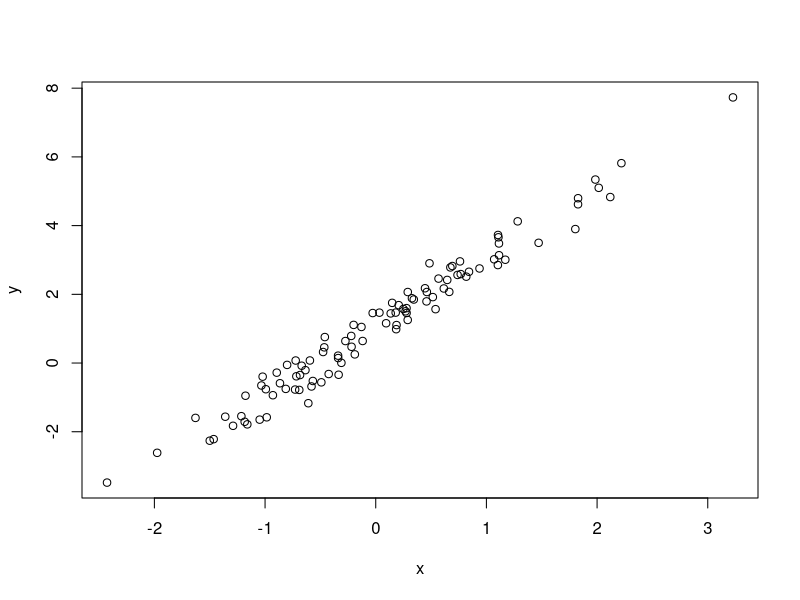
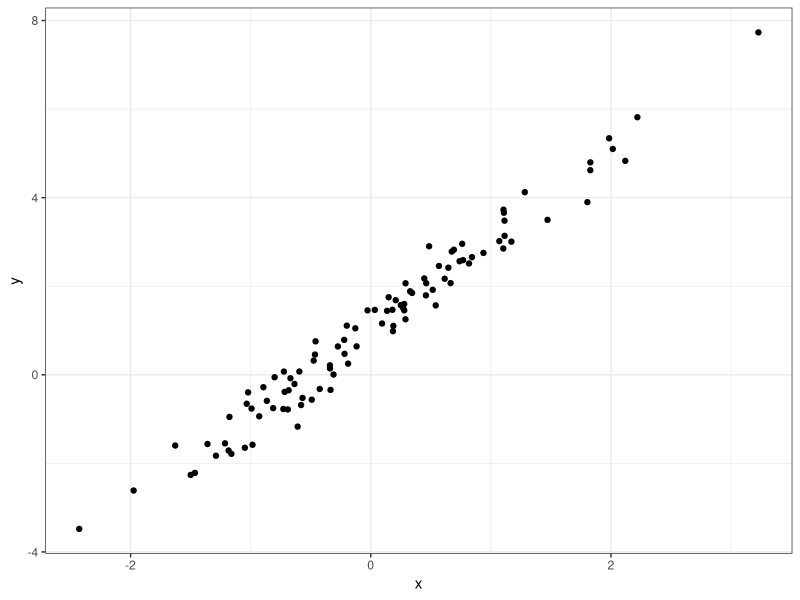
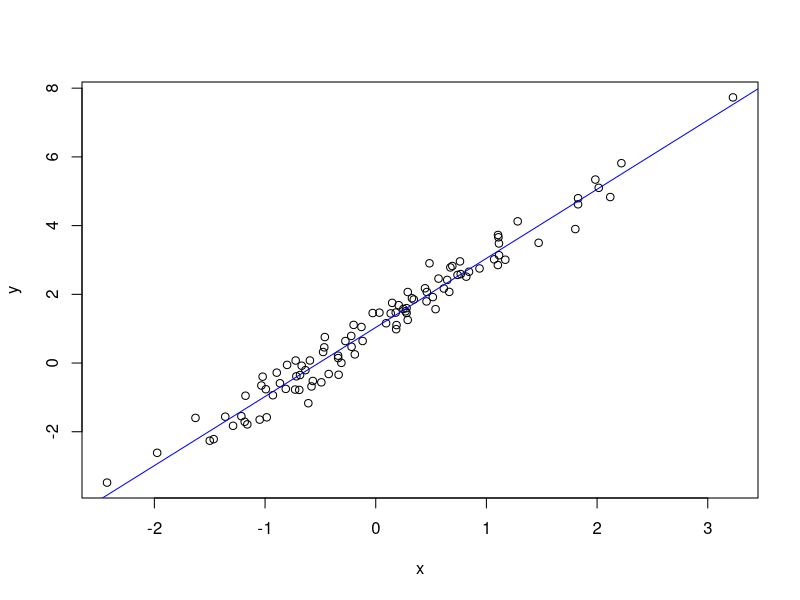
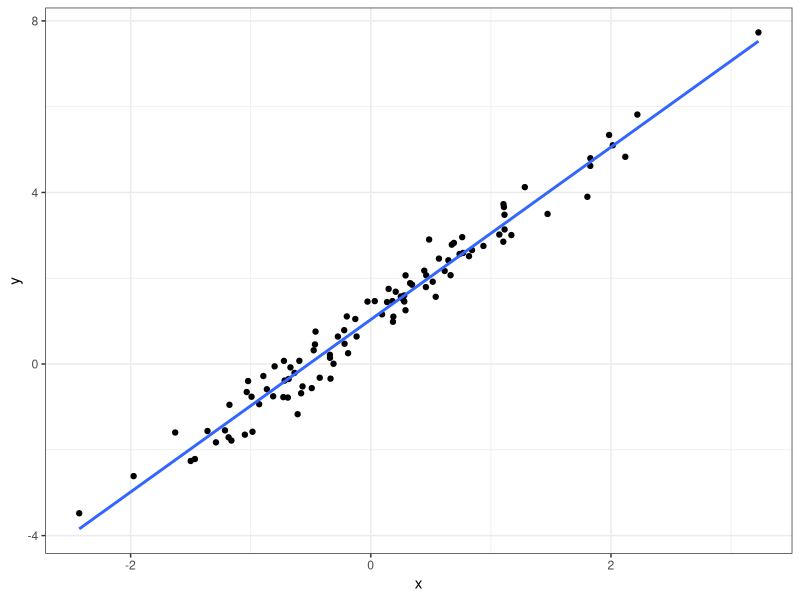
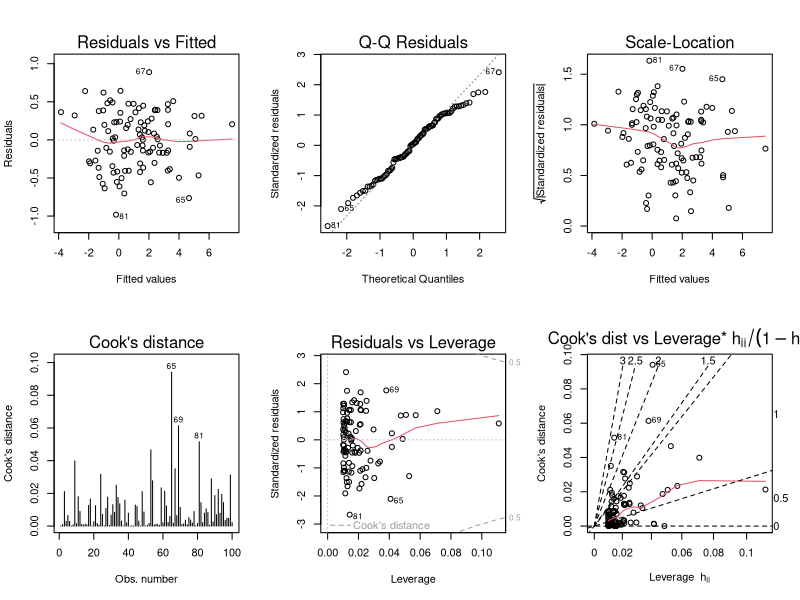
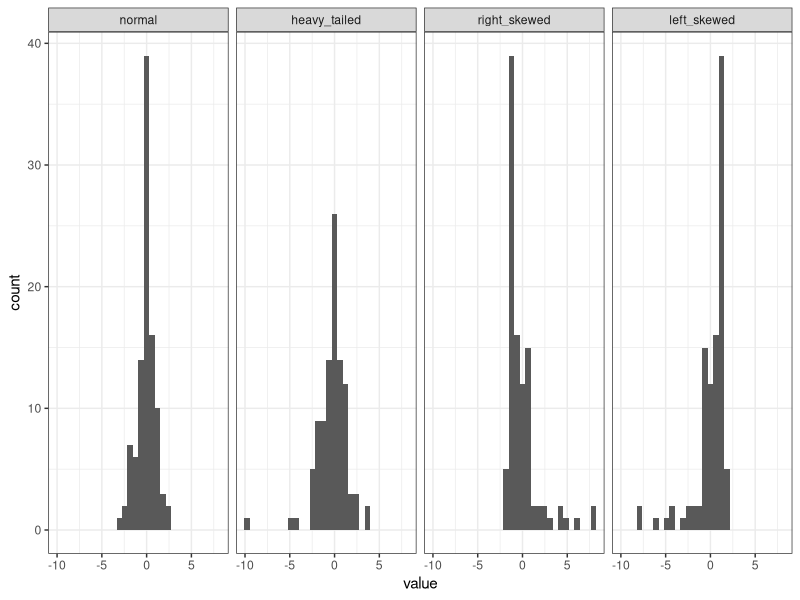
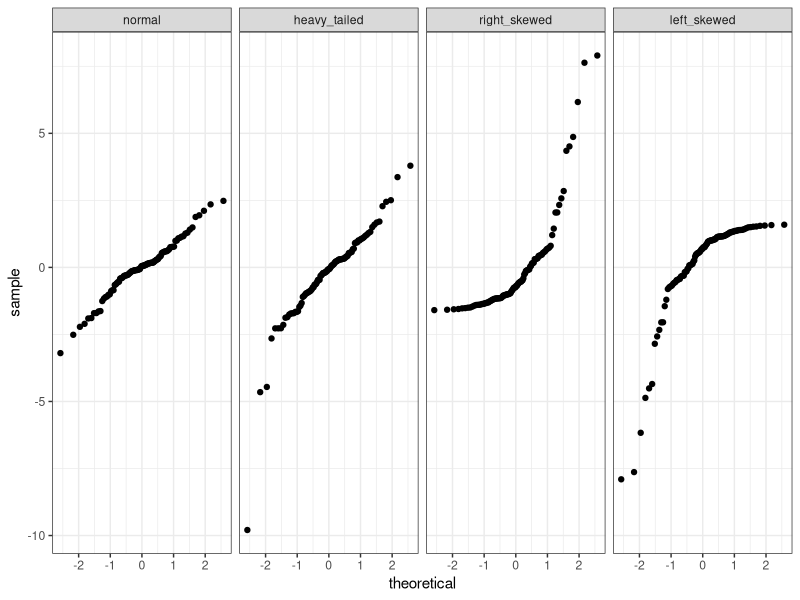
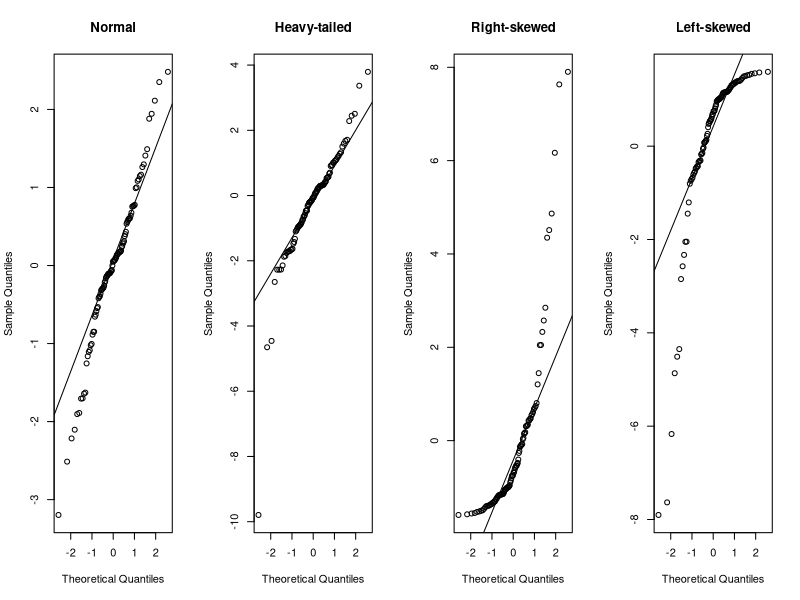

Generate these figures, in order, with R:
## ----------------------------------------------------------------------------------------------------------------------------
if (!require("tidyverse")) {
  install.packages("tidyverse")
  library("tidyverse")
}


## ----------------------------------------------------------------------------------------------------------------------------
set.seed(20170320)


## ----------------------------------------------------------------------------------------------------------------------------
n <- 100 
x <- rnorm(n)
b0 <- 1
b1 <- 2
sigma <- 0.4
error <- rnorm(n,0,sigma)
y <- b0+b1*x+error

d <- data.frame(x=x,y=y)


## ----------------------------------------------------------------------------------------------------------------------------
plot(y ~ x, data = d)


## ----------------------------------------------------------------------------------------------------------------------------
library("ggplot2")
ggplot(d, aes(x=x, y=y)) +
  geom_point() +
  theme_bw()


## ----------------------------------------------------------------------------------------------------------------------------
m <- lm(y ~ x, data = d)


## ----------------------------------------------------------------------------------------------------------------------------
m
summary(m)


## ----------------------------------------------------------------------------------------------------------------------------
plot(y ~ x, data = d)
abline(m, col='blue')


## ----------------------------------------------------------------------------------------------------------------------------
ggplot(d, aes(x=x, y=y)) +
  geom_point() + 
  stat_smooth(method = "lm", se = FALSE) +
  theme_bw()


## ----------------------------------------------------------------------------------------------------------------------------
opar = par(mfrow=c(2,3))  # Create a 2x3 grid of plots and save the original settings
plot(m, 1:6, ask=FALSE)   # Plot all 6 diagnostics plots
par(opar)                 # Return to original graphics settings




## ----------------------------------------------------------------------------------------------------------------------------
n <- 100
errors <- data.frame(rep = 1:n,
                     normal       = rnorm(n),
                     heavy_tailed = rt(n, df=3),
                     right_skewed = exp(rnorm(n))) %>%
  
  mutate(right_skewed = right_skewed - exp(1/2),  # make sure errors have expectation of 0
         left_skewed  = 0 - right_skewed) 

errors_long <- errors %>%
  tidyr::gather(distribution,value,-rep) %>%
  mutate(distribution = factor(distribution, 
                               levels = c("normal",
                                          "heavy_tailed",
                                          "right_skewed",
                                          "left_skewed")))


## ----------------------------------------------------------------------------------------------------------------------------
ggplot(errors_long, aes(x=value)) + 
  geom_histogram() + 
  facet_grid(. ~ distribution) + 
  theme_bw()


## ----------------------------------------------------------------------------------------------------------------------------
ggplot(errors_long, aes(sample=value)) + 
  stat_qq() + 
  facet_grid(. ~ distribution) + 
  theme_bw()


## ----------------------------------------------------------------------------------------------------------------------------
opar = par(mfrow=c(1,4))
qqnorm(errors$normal, main="Normal")
qqline(errors$normal)
qqnorm(errors$heavy_tailed, main="Heavy-tailed")
qqline(errors$heavy_tailed)
qqnorm(errors$right_skewed, main="Right-skewed")
qqline(errors$right_skewed)
qqnorm(errors$left_skewed, main="Left-skewed")
qqline(errors$left_skewed)
par(opar)


## ----------------------------------------------------------------------------------------------------------------------------
y <- errors %>%
  mutate(x = rnorm(n))

models <- list()
models[[1]] <- lm(normal       ~ x, data=y)
models[[2]] <- lm(heavy_tailed ~ x, data=y)
models[[3]] <- lm(right_skewed ~ x, data=y)
models[[4]] <- lm(left_skewed  ~ x, data=y)
names(models) <- c("normal","heavy_tailed","right_skewed","left_skewed")


## ----------------------------------------------------------------------------------------------------------------------------
opar <- par(mfrow=c(2,3))
plot(models$normal, 1:6, ask=FALSE)
par(opar)


## ----------------------------------------------------------------------------------------------------------------------------
opar <- par(mfrow=c(2,3))
plot(models$heavy_tailed, 1:6, ask=FALSE)
par(opar)


## ----------------------------------------------------------------------------------------------------------------------------
opar <- par(mfrow=c(2,3))
plot(models$right_skewed, 1:6, ask=FALSE)
par(opar)


## ----------------------------------------------------------------------------------------------------------------------------
opar <- par(mfrow=c(2,3))
plot(models$left_skewed, 1:6, ask=FALSE)
par(opar)


## ----------------------------------------------------------------------------------------------------------------------------
opar = par(mfrow=c(1,4))
for (i in 1:4) plot(models[[i]], 2, main=names(models)[i])
par(opar)




## ----------------------------------------------------------------------------------------------------------------------------
n  <- 100
b0 <- 0
b1 <- 1
d  <- data.frame(x = runif(n)) %>%
  mutate(error = rnorm(n,0,x),
         y = b0+b1*x+error)
  
m <- lm(y~x, data=d)
opar <- par(mfrow=c(2,3))
plot(m, 1:6, ask=FALSE)
par(opar)


## ----------------------------------------------------------------------------------------------------------------------------
plot(m, 1)


## ----------------------------------------------------------------------------------------------------------------------------
plot(m,3)




## ----------------------------------------------------------------------------------------------------------------------------
n <- 100
b0 <-1 
b1 <- 2
d <- data.frame(x = rnorm(n)) %>%
  mutate(
    error =rnorm(n),
    y = b0+b1*x + error)

m <- lm(y ~ x, data = d)


## ----------------------------------------------------------------------------------------------------------------------------
names(m)


## ----------------------------------------------------------------------------------------------------------------------------
plot(m$residuals)


## ----------------------------------------------------------------------------------------------------------------------------
dd <- data.frame(index = 1:length(m$residuals),
                 residuals = m$residuals)
ggplot(dd, aes(index, residuals)) +
  geom_point() + 
  stat_smooth(se = FALSE) +
  theme_bw()


## ----------------------------------------------------------------------------------------------------------------------------
d <- d %>% 
  mutate(error = sin(2*pi*(1:n)/n)+rnorm(n),
         y = b0+b1*x+error)

m <- lm(y ~ x, data = d)

dd <- data.frame(index = 1:length(m$residuals),
                 residuals = m$residuals)
ggplot(dd, aes(index, residuals)) +
  geom_point() + 
  stat_smooth(se = FALSE) +
  theme_bw()


## ----------------------------------------------------------------------------------------------------------------------------
opar <- par(mfrow=c(2,3))
plot(m, 1:6, ask=FALSE)
par(opar)




## ----------------------------------------------------------------------------------------------------------------------------
n <- 100
b0 <- 1
b1 <- 2
d <- data.frame(x = rnorm(n)) %>%
  mutate(y = b0+b1*x + rnorm(n))
                
m <- lm(y ~ x, data = d)

d$residuals <- m$residuals

ggplot(d, aes(x, residuals)) + 
  geom_point() + 
  stat_smooth(se = FALSE) + 
  theme_bw()


## ----------------------------------------------------------------------------------------------------------------------------
n <- 100
b0 <- 1
b1 <- 2
d <- data.frame(x = rnorm(n)) %>%
  mutate(y = b0+b1*x+x^2 + rnorm(n))
                
m <- lm(y ~ x, data = d)

d$residuals <- m$residuals

ggplot(d, aes(x, residuals)) + 
  geom_point() + 
  stat_smooth(se = FALSE) + 
  theme_bw()


## ----------------------------------------------------------------------------------------------------------------------------
opar <- par(mfrow=c(2,3))
plot(m, 1:6, ask=FALSE)
par(opar)




## ---- eval=FALSE-------------------------------------------------------------------------------------------------------------
## library("ggResidpanel") # use devtools::install_github("goodekat/ggResidpanel")
## 
## resid_panel(m, plots="R")
## resid_panel(m, plots="SAS")
